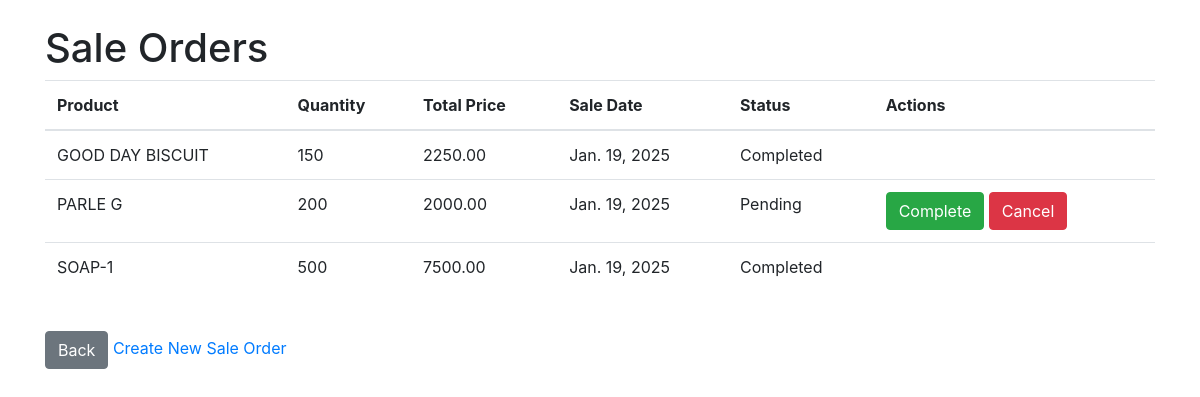
Page /list-sale-orders/ on the committed database.
### inventory/models.py (models this page shows, shortened)
class SaleOrder(models.Model):
    STATUS_CHOICES = [
        ('Pending', 'Pending'),
        ('Completed', 'Completed'),
        ('Cancelled', 'Cancelled'),
    ]
    product = models.ForeignKey(Product, on_delete=models.CASCADE)
    quantity = models.IntegerField()
    total_price = models.DecimalField(max_digits=10, decimal_places=2)
    sale_date = models.DateField(auto_now_add=True)
    status = models.CharField(max_length=10, choices=STATUS_CHOICES, default='Pending')

class Product(models.Model):
    name = models.CharField(max_length=100, unique=True)
    description = models.TextField()
    category = models.CharField(max_length=50)
    price = models.DecimalField(max_digits=10, decimal_places=2)
    stock_quantity = models.IntegerField()
    supplier = models.ForeignKey(Supplier, on_delete=models.CASCADE)

### inventory/views.py (the view)
# urls.py: path('list-sale-orders/', views.list_sale_orders, name='list_sale_orders'),
def list_sale_orders(request):
    sale_orders = SaleOrder.objects.all()
    context = {
        'sale_orders': sale_orders
    }
    return render(request, 'list_sale_orders.html', context)

### templates/list_sale_orders.html (shortened to what this page needs)
<!DOCTYPE html>
<html lang="en">
<head>
    <link rel="stylesheet" href="https://stackpath.bootstrapcdn.com/bootstrap/4.5.2/css/bootstrap.min.css">
</head>
<body>
    <div class="container mt-4">
        <h1>Sale Orders</h1>
        <table class="table">
            <thead>
                <tr>
                    <th>Product</th>
                    <th>Quantity</th>
                    <th>Total Price</th>
                    <th>Sale Date</th>
                    <th>Status</th>
                    <th>Actions</th>
                </tr>
            </thead>
            <tbody>
                {% for order in sale_orders %}
                    <tr>
                        <td>{{ order.product.name }}</td>
                        <td>{{ order.quantity }}</td>
                        <td>{{ order.total_price }}</td>
                        <td>{{ order.sale_date }}</td>
                        <td>{{ order.status }}</td>
                        <td>
                            {% if order.status == 'Pending' %}
                                <a href="{% url 'complete_sale_order' order.id %}" class="btn btn-success">Complete</a>
                                <a href="{% url 'cancel_sale_order' order.id %}" class="btn btn-danger">Cancel</a>
                            {% endif %}
                        </td>
                    </tr>
                {% endfor %}
            </tbody>
        </table>
        <br>
        <a href="{% url 'index' %}" class="btn btn-secondary">Back</a>
        <a href="{% url 'create_sale_order' %}">Create New Sale Order</a>
    </div>
</body>
</html>

### rows in the picture
SaleOrder: product.name "GOOD DAY BISCUIT", quantity "150", total_price "2250.00", sale_date "Jan. 19, 2025", status "Completed"
SaleOrder: product.name "PARLE G", quantity "200", total_price "2000.00", sale_date "Jan. 19, 2025", status "Pending", shows "Complete"
SaleOrder: product.name "SOAP-1", quantity "500", total_price "7500.00", sale_date "Jan. 19, 2025", status "Completed"
